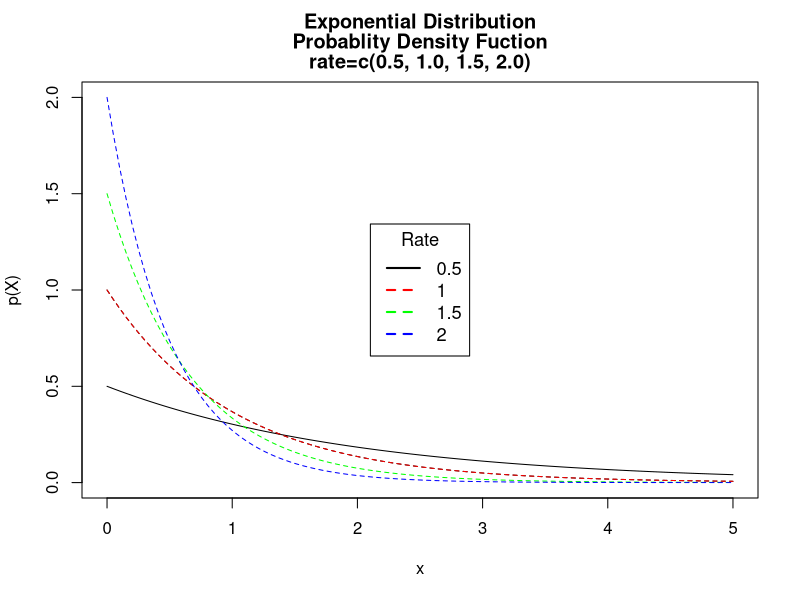

Recreate this plot in R.
x <- seq(0, 5, length=100)
hx <- dexp(x,1)

rate <- c(0.5, 1, 1.5, 2)
colors <- c("black","red","green","blue")
labels <- c("0.5","1","1.5","2")
labletype=c(1,2,2,2)
plot(x, hx, type="l",lty=2,xlab="x",
     ylab="p(X)", main=c("Exponential Distribution",
     "Probablity Density Fuction","rate=c(0.5, 1.0, 1.5, 2.0)"),ylim = c(0,2))

for (i in 1:4){
  lines(x, dexp(x,rate[i]), type = "l",lty=labletype[i], col=colors[i])
}

legend("center", cex=1.1,title="Rate",
       labels, lwd=2, lty=c(1,2,2,2), col=colors)